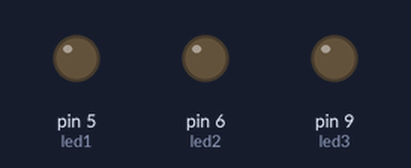
The sketch below on a simulated Arduino Uno, built with avr-gcc and run on an emulated ATmega328P. Parts: output pins drawn as LEDs (lit = HIGH). What the sketch prints to the serial monitor is not drawn.

Above: at 0.9 s.
At 7.37 s:
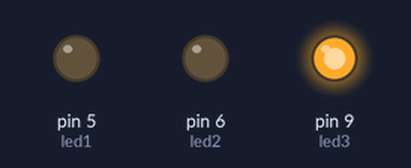
Timing chart, 0 to 8.3 s (numbered marks = the images above):
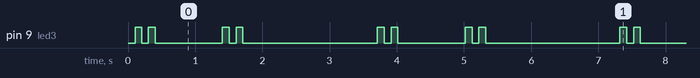

The sketch:

urgent.ino
```cpp
// This fade code is for the assignment that involves 3 leds and 1 pot pin

#define led1 5
#define led2 6
#define led3 9
#define pot1 A0

float pot1Data = 0;

int led3State = LOW;
unsigned long preMillis = 0;
int interval = 100;
int interval2 = 1000;
int interval3 = 2000;
int counter = 0;

void setup() {
  // put your setup code here, to run once:
  pinMode(led1, OUTPUT);
  pinMode(led2, OUTPUT);
  pinMode(led3, OUTPUT);
  pinMode(pot1, INPUT);

  Serial.begin(9600);
}

void loop() {
  // put your main code here, to run repeatedly:

  unsigned long curMillis = millis();

  Serial.println(counter);

  if (curMillis - preMillis >= interval && counter <= 8) {
    preMillis = curMillis;
    if (led3State == LOW) {
      led3State = HIGH;
      counter++;
    } else {
      led3State = LOW;
      counter++;
    }
  }


  digitalWrite(led3, led3State);

  if (counter == 4) {
    delay(interval2);
  } else if (counter == 8){
    counter = 0;
    delay(interval3);
  }


}
```

Measured:
- by itself, pin 9 (led3): repeats every 3.6 s: LOW 0.10 s, HIGH 0.10 s, LOW 1.0 s, HIGH 0.10 s, LOW 0.10 s, HIGH 0.10 s, LOW 2.0 s, HIGH 0.10 s
- by itself, everything shown: repeats every 3.6 s, in 8 steps
